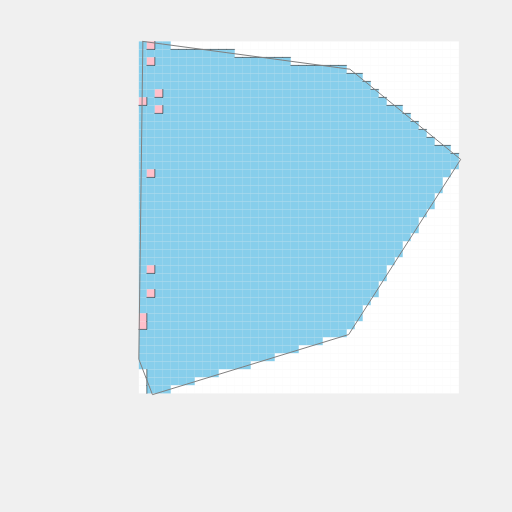
Frame 1 (no input)
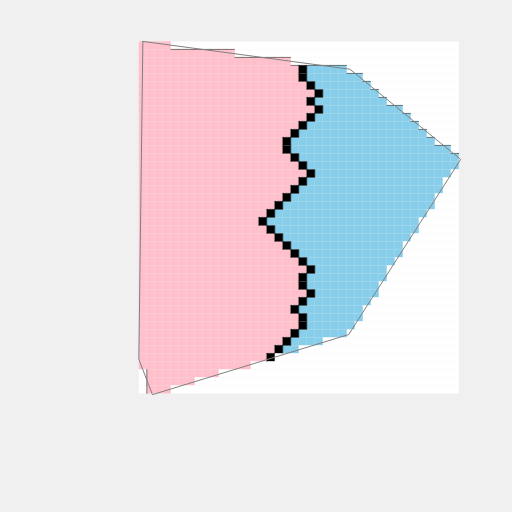
Frame 60 (no input)
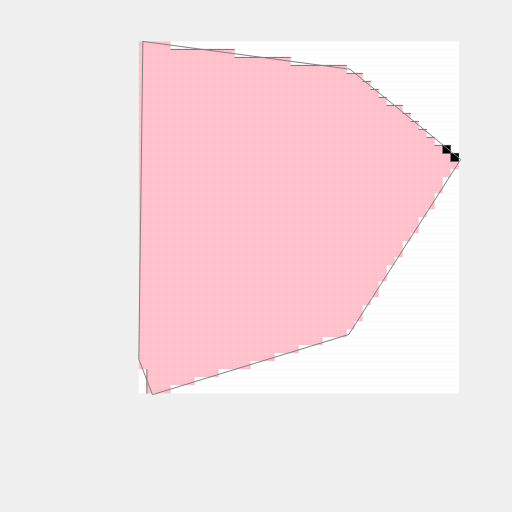
Frame 120 (the mouse pressed at the canvas centre since frame 60)

The p5.js sketch that drew these frames (run headless with seeded random() and noise() and a simulated clock; from frame 60 on, the mouse is pressed at the canvas centre):

// p5.js sketch
// ── sketch.js
const WIDTH = 512,
  HEIGHT = 512,
  CELL_SIZE = 8

let tables, vectors

function setup() {
  createCanvas(WIDTH, HEIGHT)

  vectors = [
    createVector( 100 + random(-100, 100), 100 + random(-100, 100)),
    createVector( 300 + random(-100, 100), 100 + random(-100, 100)),
    createVector( 400 + random(-100, 100), 200 + random(-100, 100)),
    createVector( 400 + random(-100, 100), 400 + random(-100, 100)),
    createVector( 200 + random(-100, 100), 400 + random(-100, 100)),
    createVector( 100 + random(-100, 100), 300 + random(-100, 100)),
  ]

  tables = createTables(vectors)

  let count = 10
  tables.current.forEach((column, x) => {
    if (count < 1) return
    column.forEach((value, y) => {
      if (count < 1) return
      if (value === 0 && random(0, 1) > 0.9) {
        tables.current[x][y] = 1
        count--
      }
    })
  })
}

function draw() {
  show()
  update()
}

function show() {
  background(240)

  push()
  {
    const { x, y, current } = tables
    translate(x, y)
    strokeWeight(0.5)
    current.forEach((column, x) => {
      column.forEach((value, y) => {
        const c = valueToColor(value)
        fill(c)
        noStroke()
        rect(x * CELL_SIZE, y * CELL_SIZE, CELL_SIZE)

        if (value < 0) return

        noFill()
        stroke('black')
        if (equalTableValue(current, x - 1, y, v => valueToColor(v) !== c)) {
          let x1 = x * CELL_SIZE,
              y1 = y * CELL_SIZE,
              x2 = x1,
              y2 = y1 + CELL_SIZE
          line(x1, y1, x2, y2)
        }
        if (equalTableValue(current, x, y - 1, v => valueToColor(v) !== c)) {
          let x1 = x * CELL_SIZE,
              y1 = y * CELL_SIZE,
              x2 = x1 + CELL_SIZE,
              y2 = y1
          line(x1, y1, x2, y2)
        }
      })
    })
  }
  pop()

  stroke('gray')
  strokeWeight(1)
  noFill()
  beginShape()
  vectors.map(({x, y}) => vertex(x, y))
  endShape(CLOSE)

  update()
  // noLoop()
}

function update() {
  const { current, next } = tables

  current.forEach((column, x) => {
    column.forEach((value, y) => {
      if (value < 0) return

      if (value === 1) return

      if (value === 0) {
        if (
          equalTableValue(current, x - 1, y, (value) => value > 0.9)
          || equalTableValue(current, x + 1, y, (value) => value > 0.9)
          || equalTableValue(current, x, y - 1, (value) => value > 0.9)
          || equalTableValue(current, x, y + 1, (value) => value > 0.9)
        ) {
          next[x][y] = 0.1
        }
        return
      }

      next[x][y] = min(value + 0.2,  1)
    })
  })

  tables.current = next
  tables.next = current
}

function equalTableValue(table, x, y, callback) {
  if(!table[x]) return false
  if(!table[x][y]) return false
  return callback(table[x][y])
}

function valueToColor (value) {
  if (value < 0) return 'transparent'
  if (value === 1) return 'pink'
  if (value === 0) return 'skyblue'
  return 'black'
}

function getBoundingBox (vectors) {
  let minX, maxX, minY, maxY

  vectors.forEach(({x, y}) => {
    if (minX === undefined || x < minX) minX = x
    if (maxX === undefined || x > maxX) maxX = x
    if (minY === undefined || y < minY) minY = y
    if (maxY === undefined || y > maxY) maxY = y
  })

  return {
    x: minX,
    y: minY,
    width: maxX - minX,
    height: maxY - minY
  }
}

function isInsideOfShape(vector, vectors) {
  const count = vectors.reduce((count, corner, index, vectors) => {
    const { length } = vectors,
          current    = corner,
          next       = vectors[(length + index + 1) % length]

    if (
      (vector.y　<= current.y && vector.y < next.y)
      || (vector.y >= current.y && vector.y > next.y)
    ) return count

    const m = (next.y - current.y) / (next.x - current.x)
    const crossedX = abs(m) === Infinity ? current.x : (
      current.x + (vector.y - current.y) / m
    )
    if (crossedX < vector.x) return count

    return  count + 1
  }, 0)

  return !(count % 2 === 0)
}

function createTables (vectors) {
  const { x: baseX, y: baseY, width, height } = getBoundingBox(vectors)

  const xCount = floor(width / CELL_SIZE),
        yCount = floor(height / CELL_SIZE)

  const current = [],
        next = []

  for (let x = 0; x < xCount; x++) {
    current[x] = []
    next[x] = []
    for (let y = 0; y < yCount; y++) {
      const vector = createVector(
        baseX + x * CELL_SIZE + CELL_SIZE / 2,
        baseY + y * CELL_SIZE + CELL_SIZE / 2
      )
      const isInside = isInsideOfShape(vector, vectors)
      current[x][y] = isInside ? 0 : -1
      next[x][y] = isInside ? 0 : -1
    }
  }

  return {
    x: baseX,
    y: baseY,
    xCount,
    yCount,
    current,
    next
  }
}
